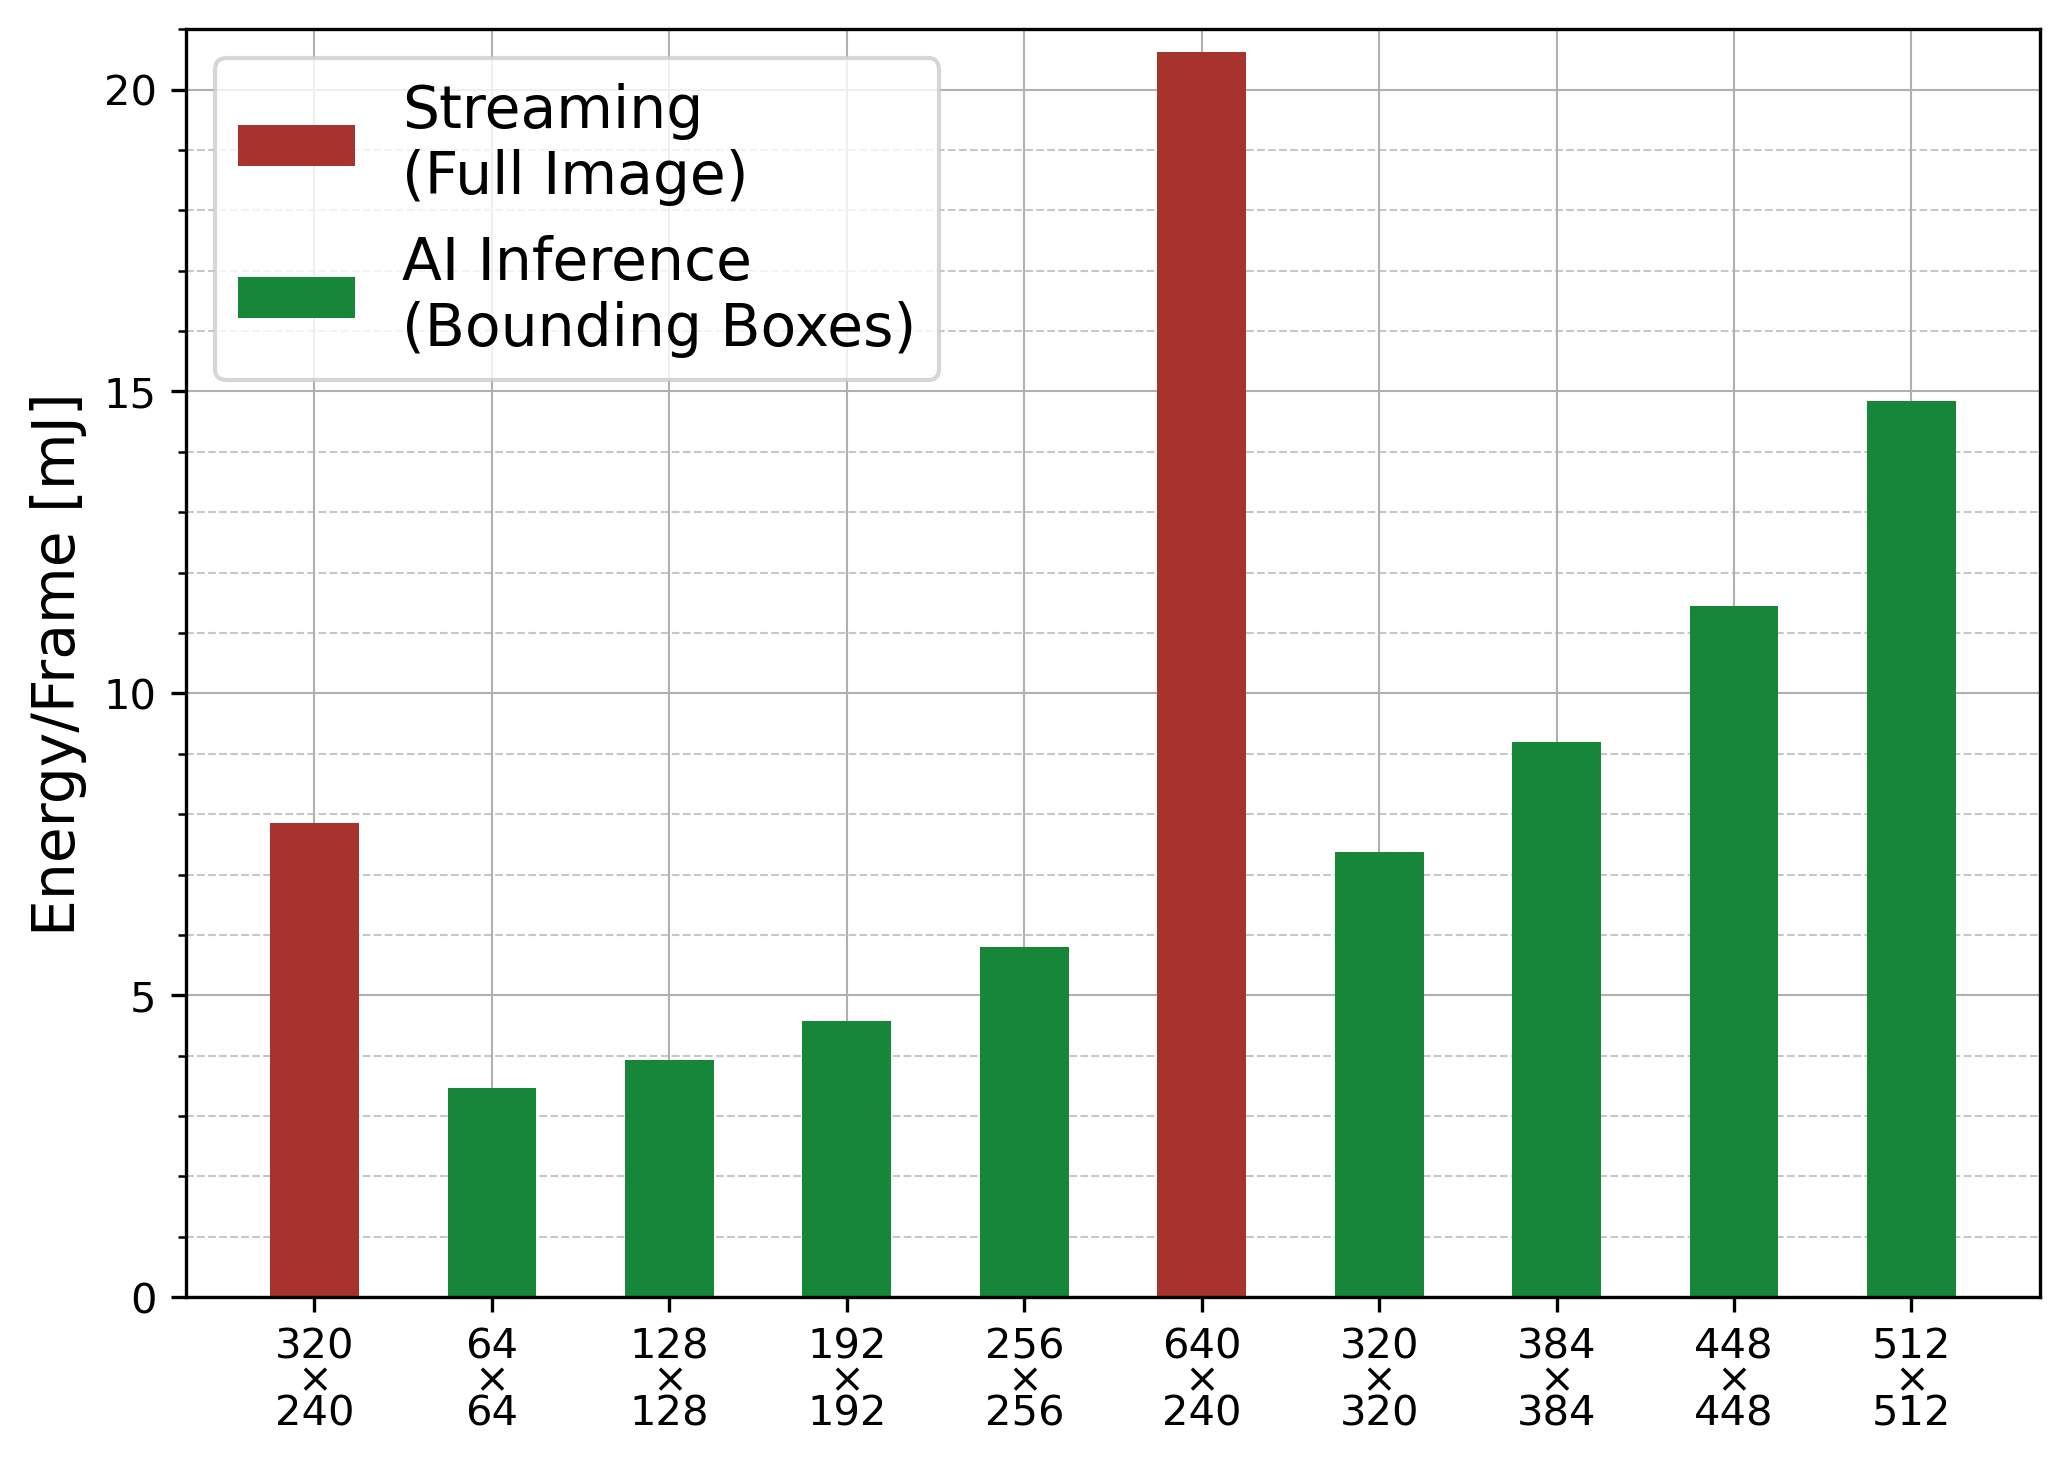

Recreate this plot in Python.
# ----------------------------------------------------------------------
#
# File: plot_results.py
#
# Last edited: 17.04.2025
#
# Copyright (c) 2025 ETH Zurich and University of Bologna
#
# Authors:
# - Philip Wiese ([email redacted]), ETH Zurich
#
# ----------------------------------------------------------------------
# SPDX-License-Identifier: Apache-2.0
#
# Licensed under the Apache License, Version 2.0 (the License); you may
# not use this file except in compliance with the License.
# You may obtain a copy of the License at
#
# www.apache.org/licenses/LICENSE-2.0
#
# Unless required by applicable law or agreed to in writing, software
# distributed under the License is distributed on an AS IS BASIS,
# WITHOUT WARRANTIES OR CONDITIONS OF ANY KIND, either express or implied.
# See the License for the specific language governing permissions and
# limitations under the License.

import matplotlib.pyplot as plt
import numpy as np
# Get foldername of this script
from utils import get_script_folder

WIDTH = 40

## Set font to Sans
plt.rcParams['font.family'] = 'Sans'

# Data
image_sizes1 = ['320\n×\n240', '640\n×\n240']
# image_sizes1 = ['320240\nQVGA', '640x480\nVGA']
energy_per_frame1 = [7.86, 20.62]
position1 = np.array([0, 5])

# image_sizes2 = ['64x64', '128x128', '192x192', '256x256', '320x320', '384x384', '448x448', '512x512']
image_sizes2 = [
    '64\n×\n64', '128\n×\n128', '192\n×\n192', '256\n×\n256', '320\n×\n320', '384\n×\n384', '448\n×\n448', '512\n×\n512'
]
# image_sizes2 = ['64', '128', '192', '256', '320', '384', '448', '512']
energy_per_frame2 = [3.46, 3.93, 4.58, 5.80, 7.38, 9.19, 11.45, 14.84]
position2 = np.array([1, 2, 3, 4, 6, 7, 8, 9])

image_sizes_numeric = []
image_sizes = []
for i in range(len(image_sizes1) + len(image_sizes2)):
    print(i)
    if i in position1:
        index = np.where(position1 == i)[0][0]
        image_sizes_numeric.append(position1[index] * WIDTH)
        image_sizes.append(image_sizes1[index])
    if i in position2:
        index = np.where(position2 == i)[0][0]
        image_sizes_numeric.append(position2[index] * WIDTH)
        image_sizes.append(image_sizes2[index])

# Create figure and axes
fig, ax1 = plt.subplots(figsize = (7, 5))

# Font and marker size
marker_size = 150
font_size = 14

# Set x-axis
# ax1.set_xlabel('Image Size [pixels]', fontsize = font_size)
ax1.set_ylabel("Energy/Frame [mJ]", fontsize = font_size)
ax1.set_xticks(image_sizes_numeric)
ax1.set_xticklabels(image_sizes)

import matplotlib as mpl

mpl.rcParams['hatch.linewidth'] = 2.0
plt.rcParams['hatch.color'] = 'white'

# Plot energy/frame as scatter

bars = ax1.bar(
    position1 * WIDTH,
    energy_per_frame1,
    color = '#a8322c',
    width = 20,
    linewidth = 20,
    label = 'Streaming\n(Full Image)',
    zorder = 1,
)

bars = ax1.bar(
    position2 * WIDTH,
    energy_per_frame2,
    color = '#168638',
    width = 20,
    linewidth = 20,
    label = 'AI Inference\n(Bounding Boxes)',
    zorder = 1,
)

# Y-axis limits
ymin = 0
ymax = 21
ax1.set_ylim(ymin, ymax)

# set yticks to 5 er step
ax1.set_yticks(np.arange(0, ymax + 1, 5))
ax1.set_yticklabels(np.arange(0, ymax + 1, 5))

from matplotlib.ticker import AutoMinorLocator

ax1.set_axisbelow(True)
ax1.yaxis.set_minor_locator(AutoMinorLocator())
ax1.grid(True, which = 'major', linestyle = '-', linewidth = 0.5, alpha = 1)
ax1.grid(which = 'minor', linestyle = '--', linewidth = 0.5, alpha = 0.7)
# ax1.tick_params(axis = 'both', which = 'major', labelsize = font_size-4)
# Make bold
for label in ax1.get_xticklabels():
    label.set_fontsize(font_size - 4)
    # label.set_weight('bold')
    label.set_linespacing(0.8)

# Legend
ax1.legend(loc = 'upper left', ncol = 1, fontsize = font_size)

fig.tight_layout()

script_folder = get_script_folder()

# Save figure
fig.savefig(f'{script_folder}/plot_results_reduction.png', dpi = 300, bbox_inches = 'tight')
fig.savefig(f'{script_folder}/plot_results_reduction.pdf', dpi = 300, bbox_inches = 'tight')

plt.show()
